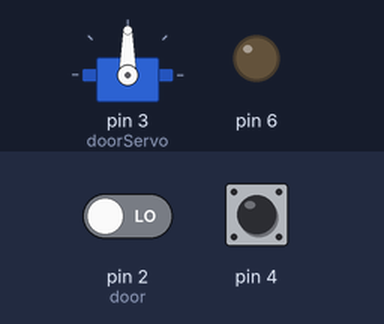
Bench run of a program on a simulated Arduino Nano, built with avr-gcc and run on an emulated ATmega328P. Parts: servo, output pins drawn as LEDs (lit = HIGH). The inputs (shaded band) are chosen by the test bench; at power-on: pin 2 (door) LOW, pin 4 HIGH. What the program prints to the serial monitor is not drawn.

Above: at 1.2 s.
1.3 s: pin 2 (door) driven HIGH
At 1.45 s:
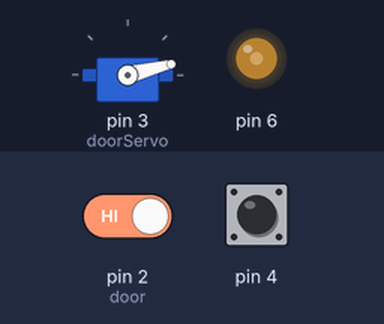
At 4.0 s:
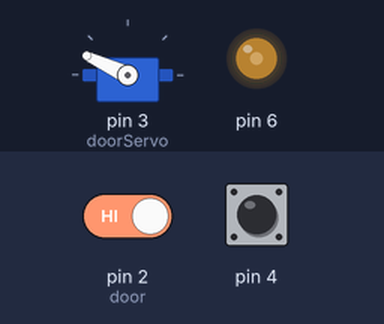
4.3 s: pin 2 (door) driven LOW
At 6.5 s:
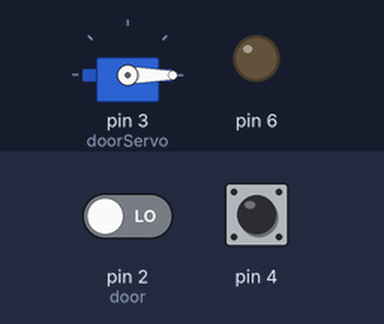
Timing chart, 0 to 8.0 s (numbered marks = the images above; inputs shaded):
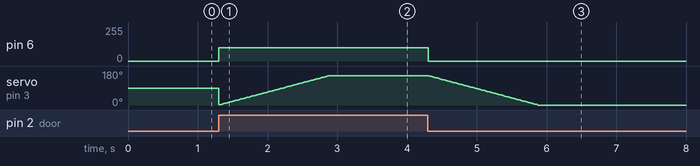

The program:

main.cpp
```cpp
#include <Arduino.h>
#include <Servo.h>

Servo doorServo;
int pos = 0;
int targetPos = 0;

void setup() {
  Serial.begin(115200);
  pinMode(2, INPUT);
  pinMode(6, OUTPUT);
  pinMode(4, INPUT_PULLUP);
  doorServo.attach(3);
}

void loop() {
  Serial.println(digitalRead(4));
  if (digitalRead(2)) { // open door and activate fan
    targetPos = 155;
    analogWrite(6, 100);
  } else { // close door and stop fan
    targetPos = 0;
    analogWrite(6, 0);
  }
  if (pos > targetPos) {
    pos--;
    doorServo.write(pos);
  }
  if (pos < targetPos) {
    pos++;
    doorServo.write(pos);
  }
  delay(10);
}
```

Measured:
- after the input at 1.3 s, pin 6: 0/255 → 100/255 at once
- after the input at 4.3 s, pin 6: 100/255 → 0/255 at once; servo on pin 3 (doorServo): moves from 155° to 0° over 1.6 s, starting at once
